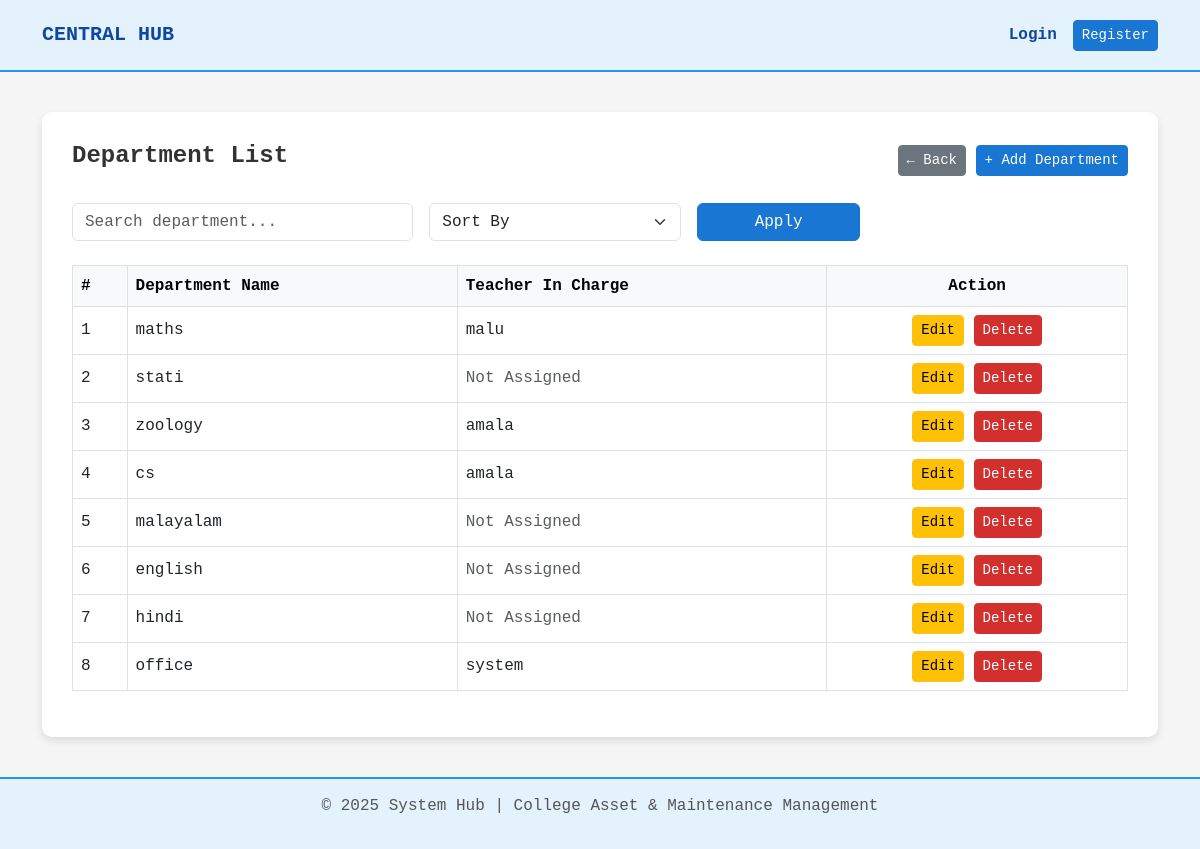
Screenshot of /departments/ with the database file from the repository.
### core/models.py (models this page shows, shortened)
class Department(models.Model):
    department_id = models.AutoField(primary_key=True)
    department_name = models.CharField(max_length=100, unique=True)
    teacher_in_charge = models.ForeignKey(
        settings.AUTH_USER_MODEL,
        on_delete=models.SET_NULL,
        null=True,
        blank=True,
        related_name="departments_in_charge"
    )

class User(AbstractUser):
    user_id = models.AutoField(primary_key=True)
    department = models.ForeignKey(Department, on_delete=models.SET_NULL, null=True)
    designation = models.ForeignKey(Designation, on_delete=models.SET_NULL, null=True)

### core/views.py (the view)
# urls.py: path('departments/', views.department_list, name='department_list'),
def department_list(request):
    departments = Department.objects.all()
    search_query = request.GET.get("search")
    if search_query:
        departments = departments.filter(
            Q(department_name__icontains=search_query)
        )
    sort = request.GET.get("sort")
    if sort == "asc":
        departments = departments.order_by("department_name")
    elif sort == "desc":
        departments = departments.order_by("-department_name")
    return render(request, "department_list.html", {
        "departments": departments
    })

### templates/department_list.html (shortened to what this page needs)
{% extends 'base.html' %}
{% block content %}
<div class="d-flex justify-content-between align-items-center mb-4">
    <h4 class="fw-bold">Department List</h4>
    <div>
        <a href="{% url 'dashboard' %}" class="btn btn-secondary btn-sm">
            ← Back
        </a>
        <a href="{% url 'add_department' %}" class="btn btn-primary btn-sm">
            + Add Department
        </a>
    </div>
</div>
<form method="GET" class="row g-3 mb-4">
    <div class="col-md-4">
        <input type="text"
               name="search"
               class="form-control"
               placeholder="Search department..."
               value="{{ request.GET.search }}">
    </div>
    <div class="col-md-3">
        <select name="sort" class="form-select">
            <option value="">Sort By</option>
        </select>
    </div>
    <div class="col-md-2">
        <button type="submit" class="btn btn-primary w-100">
            Apply
        </button>
    </div>
</form>
{% if departments %}
<div class="table-responsive">
    <table class="table table-bordered table-hover align-middle">
        <thead class="table-light">
            <tr>
                <th>#</th>
                <th>Department Name</th>
                <th>Teacher In Charge</th>
                <th class="text-center">Action</th>
            </tr>
        </thead>
        <tbody>
            {% for department in departments %}
            <tr>
                <td>{{ forloop.counter }}</td>
                <td>{{ department.department_name }}</td>
                <td>
                    {% if department.teacher_in_charge %}
                        {{ department.teacher_in_charge.username }}
                    {% else %}
                        <span class="text-muted">Not Assigned</span>
                    {% endif %}
                </td>
                <td class="text-center">
                    <a href="{% url 'edit_department' department.department_id %}"
                       class="btn btn-warning btn-sm">
                        Edit
                    </a>
                    <form method="POST"
                          action="{% url 'delete_department' department.department_id %}"
                          style="display:inline;">
                        <button type="submit"
                                class="btn btn-danger btn-sm"
                                onclick="return confirm('Are you sure you want to delete this department?');">
                            Delete
                        </button>
                    </form>
                </td>
            </tr>
            {% endfor %}
        </tbody>
    </table>
</div>
{% else %}
    <div class="alert alert-info text-center">
        No departments found.
    </div>
{% endif %}
{% endblock %}

### templates/base.html (style rules this page uses)
body { background-color: #F5F5F5; color: #333; font-family: 'Courier New', monospace; min-height: 100vh; display: flex; flex-direction: column; }
.btn-primary { background-color: #1976D2; border-color: #1976D2; }
.btn-danger { background-color: #D32F2F; border-color: #D32F2F; }

### rows the page displays
Department: department_name "maths", teacher_in_charge.username "malu"
Department: department_name "stati", shows "Not Assigned"
Department: department_name "zoology", teacher_in_charge.username "amala"
Department: department_name "cs", teacher_in_charge.username "amala"
Department: department_name "malayalam", shows "Not Assigned"
Department: department_name "english", shows "Not Assigned"
Department: department_name "hindi", shows "Not Assigned"
Department: department_name "office", teacher_in_charge.username "system"
